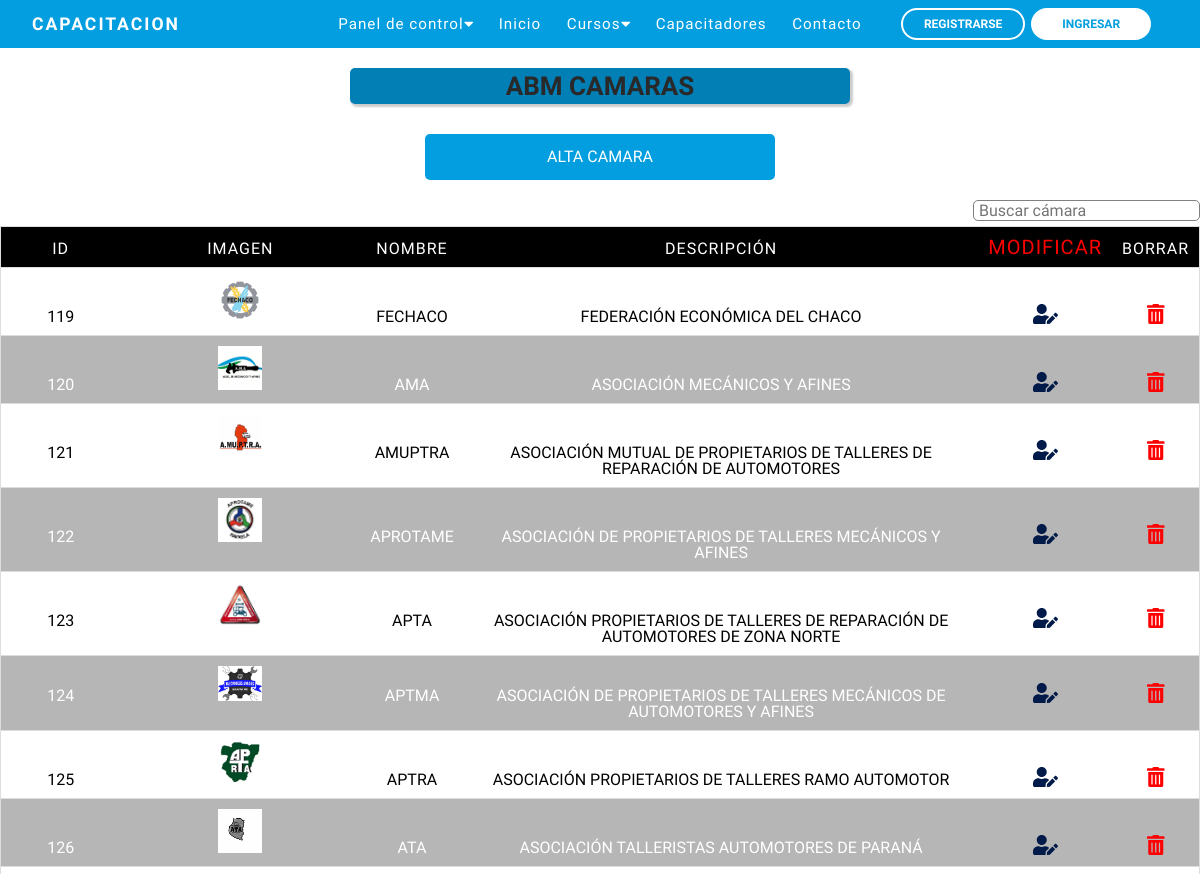
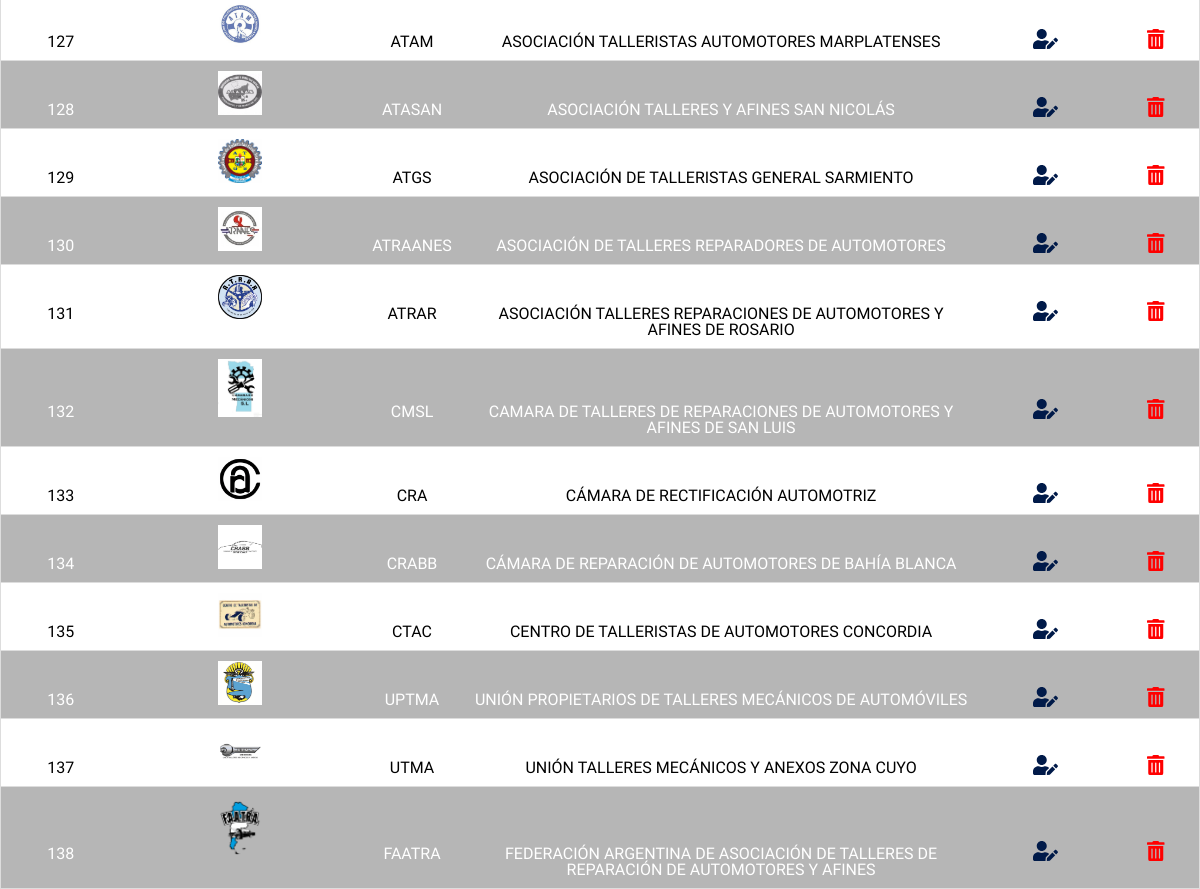
Screenshot of /abmCamaras.php with the database file from the repository (2 pictures, top to bottom).
### tables this page shows
CREATE TABLE `camaras` (
  `id` int(10) NOT NULL,
  `nombre` varchar(255) NOT NULL,
  `descripcion` varchar(255) NOT NULL,
  `logo_camara` varchar(255) NOT NULL,
  `telefono` varchar(12) NOT NULL,
  `direccion` varchar(30) NOT NULL,
  `codigo_postal` varchar(10) NOT NULL,
  `provincia` varchar(30) NOT NULL,
  `email` varchar(120) NOT NULL,
  `web` varchar(120) NOT NULL,
  `facebook` varchar(60) NOT NULL,
  `instagram` varchar(60) NOT NULL,
  `camara_cancelada` int(1) NOT NULL DEFAULT 0,
  `fecha_alta` timestamp NOT NULL DEFAULT current_timestamp()
);

### abmCamaras.php (the view, shortened to what this page needs)
<?php
require_once('bd/conexion.php');
try {
$consulta = $pdo->prepare('SELECT id, logo_camara, nombre, descripcion FROM camaras ORDER BY id');
$consulta -> execute();
	} catch(PDOException $e) {
	echo $e->getMessage();
	}
?>
<?php
require_once('bd/conexion.php');
if (isset( $_POST['input-buscador'])) {
	$palabra = $_POST['input-buscador'];
	try {
	$bus = $pdo->prepare("SELECT id, logo_camara, nombre, descripcion FROM camaras WHERE LOWER(camaras.nombre) LIKE LOWER('%$palabra%') ORDER BY id");
	$bus->execute();
	} catch(PDOException $e) {
	echo $e->getMessage();
	}
	} else {
	$bus = $pdo->prepare("SELECT id, logo_camara, nombre, descripcion FROM camaras ORDER BY id");
	$bus->execute();
	}
?>
<!DOCTYPE html>
<html lang="es">
<head>
	<link rel="stylesheet" href="css/reset.css">
	<link rel="stylesheet" type="text/css" href="css/abmCamaras.css">
</head>
</body>
<body>
		<?php require_once("nav.php") ?>
		<div class="cont_title">
			<p>ABM CAMARAS</p>
		</div>
			<div class="contenedor">
			<a href="formularioCamara.php" class="btnAlta">ALTA CAMARA</a>
		<table border="1">
			<thead>
				<tr>
				<form action="" method="POST">
						<div class="header-content">
							<input type="text" class="input-buscador" id="input-buscador" name="input-buscador" placeholder="Buscar cámara">
						</div>
					</form>
					<th class="id">Id</th>
					<th class="imagen">Imagen</th>
					<th class="nombre">Nombre</th>
					<th class="descripción">Descripción</th>
					<th class="borrar">Modificar</th>
					<th class="editar">Borrar</th>
				</tr>
			</thead>
			<tbody>
				<tr>
				<?php while ($datos = $consulta->fetch(PDO::FETCH_ASSOC)) { ?>
					<?php while ($datos = $bus->fetch(PDO::FETCH_ASSOC)) { ?>
					<td class="id" data-label="id"><?= $datos['id'] ?></td>
					<td class="imagen" ><img width="20%" src="images/logosCamaras/<?= $datos['logo_camara'] ?>" alt=""></td>
					<td class="nombre" data-label="Nombre"><?= $datos['nombre'] ?></td>
					<td class="descripcion" data-label="Descripcion"><?= $datos['descripcion']?></td>
					<td class="Editar"><a href="<?= 'editCamara.php?id='.$datos['id'] ?>"><i class="fas fa-user-edit edit"></i></a></td>
					<td class="Borrar"><a onclick="return confirmaCamara()" href="<?= 'deleteCamaras.php?id='.$datos['id'] ?>"><i class="fas fa-trash-alt  borrar "></i></a></td>
				</tr>
				<?php } ?>
				<?php } ?>
			</tbody>
		</table>
	</div>
</body>
</html>

### css/abmCamaras.css (style rules this page uses)
* { font-family: 'Raleway', sans-serif !important; font-size: 16px; }
.header-content { max-width: 1200px; display: flex; align-items: end; justify-content: end; width: 100%; padding-bottom: 5px; }
.input-buscador { padding-left: 5px; border-radius: 5px; border: 1px solid gray; }
.cont_title { text-align: center; display: flex; justify-content: center; font-family: 'Raleway', sans-serif !important; }
.cont_title p { max-width: 1200px; border-radius: 5px; color: rgb(41, 41, 41);; width: 500px; font-size: 26px; font-weight: 600; background-color: #027fb5;; box-shadow: 2px 2px 2px 1px rgba(0, 0, 0, 0.2); padding: 5px; margin: 20px 10px 10px 10px; }
.btnAlta { display: block; background-color: #029ee0; width: 200px; border: none; color: #ffffff; font-weight: 500; padding: 12px 10px; text-decoration: none; font-size: 20px; border-radius: 5px; margin: 20px 0 0 0; text-align: center; }
.contenedor { display: flex; flex-wrap: wrap; justify-content: center; }
.btnAlta { background-color: #029ee0; width: 350px; border: none; color: white; font-weight: 500; padding: 15px 12px; text-decoration: none; font-size: 16px; border-radius: 5px; margin: 20px 0 20px 0; text-align: center; }
table { max-width: 1200px; border: 1px solid #ccc; width: 100%; margin: 0; padding: 0; border-collapse: collapse; border-spacing: 0; }
table tr { border: 1px solid #ddd; padding: 5px; }
table td, table th { text-align: center; padding: 10px; }
.id { width: 10%; }
table th { text-transform: uppercase; font-family: 18px; letter-spacing: 1px; background-color: #000000; color: #fff }
.imagen { width: 20%; }
.edit { text-decoration: none; color: #001a49; font-size: 20PX; }
.borrar { text-decoration: none; color: red; font-size: 20PX; }

### css/nav.css (style rules this page uses)
* { padding: 0; margin: 0; box-sizing: border-box; }
a { text-decoration: none; }

### rows the page displays
camaras: id "119", logo_camara (picture), nombre "FECHACO", descripcion "FEDERACIÓN ECONÓMICA DEL CHACO"
camaras: id "120", logo_camara (picture), nombre "AMA", descripcion "ASOCIACIÓN MECÁNICOS Y AFINES"
camaras: id "121", logo_camara (picture), nombre "AMUPTRA", descripcion "ASOCIACIÓN MUTUAL DE PROPIETARIOS DE TALLERES DE REPARACIÓN DE AUTOMOTORES"
camaras: id "122", logo_camara (picture), nombre "APROTAME", descripcion "ASOCIACIÓN DE PROPIETARIOS DE TALLERES MECÁNICOS Y AFINES"
camaras: id "123", logo_camara (picture), nombre "APTA", descripcion "ASOCIACIÓN PROPIETARIOS DE TALLERES DE REPARACIÓN DE AUTOMOTORES DE ZONA NORTE"
camaras: id "124", logo_camara (picture), nombre "APTMA", descripcion "ASOCIACIÓN DE PROPIETARIOS DE TALLERES MECÁNICOS DE AUTOMOTORES Y AFINES"
camaras: id "125", logo_camara (picture), nombre "APTRA", descripcion "ASOCIACIÓN PROPIETARIOS DE TALLERES RAMO AUTOMOTOR"
camaras: id "126", logo_camara (picture), nombre "ATA", descripcion "ASOCIACIÓN TALLERISTAS AUTOMOTORES DE PARANÁ"
camaras: id "127", logo_camara (picture), nombre "ATAM", descripcion "ASOCIACIÓN TALLERISTAS AUTOMOTORES MARPLATENSES"
camaras: id "128", logo_camara (picture), nombre "ATASAN", descripcion "ASOCIACIÓN TALLERES Y AFINES SAN NICOLÁS"
camaras: id "129", logo_camara (picture), nombre "ATGS", descripcion "ASOCIACIÓN DE TALLERISTAS GENERAL SARMIENTO"
camaras: id "130", logo_camara (picture), nombre "ATRAANES", descripcion "ASOCIACIÓN DE TALLERES REPARADORES DE AUTOMOTORES"
camaras: id "131", logo_camara (picture), nombre "ATRAR", descripcion "ASOCIACIÓN TALLERES REPARACIONES DE AUTOMOTORES Y AFINES DE ROSARIO"
camaras: id "132", logo_camara (picture), nombre "CMSL", descripcion "CAMARA DE TALLERES DE REPARACIONES DE AUTOMOTORES Y AFINES DE SAN LUIS"
camaras: id "133", logo_camara (picture), nombre "CRA", descripcion "CÁMARA DE RECTIFICACIÓN AUTOMOTRIZ"
camaras: id "134", logo_camara (picture), nombre "CRABB", descripcion "CÁMARA DE REPARACIÓN DE AUTOMOTORES DE BAHÍA BLANCA"
camaras: id "135", logo_camara (picture), nombre "CTAC", descripcion "CENTRO DE TALLERISTAS DE AUTOMOTORES CONCORDIA"
camaras: id "136", logo_camara (picture), nombre "UPTMA", descripcion "UNIÓN PROPIETARIOS DE TALLERES MECÁNICOS DE AUTOMÓVILES"
camaras: id "137", logo_camara (picture), nombre "UTMA", descripcion "UNIÓN TALLERES MECÁNICOS Y ANEXOS ZONA CUYO"
camaras: id "138", logo_camara (picture), nombre "FAATRA", descripcion "FEDERACIÓN ARGENTINA DE ASOCIACIÓN DE TALLERES DE REPARACIÓN DE AUTOMOTORES Y AFINES"
